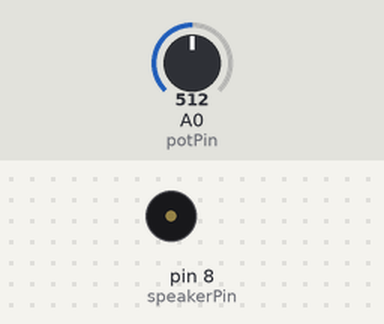
Simulated run of this sketch. Board: Arduino Uno, built with avr-gcc and run on an emulated ATmega328P. On the bench: buzzer (waves = sounding). The test bench sets the inputs (shaded band); at power-on: A0 (potPin) = 512.

Above: at 18.0 s.
18.1 s: A0 (potPin) set to 716
At 22.7 s:
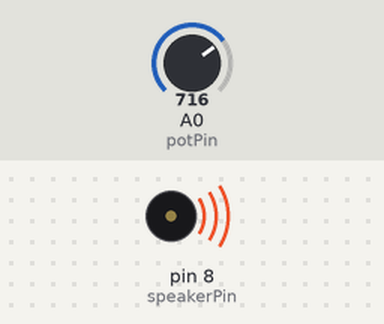
32.1 s: A0 (potPin) set to 1023
45.7 s: A0 (potPin) set to 900
59.3 s: A0 (potPin) set to 122
Timing chart, 0 to 73.9 s (numbered marks = the images above; inputs shaded):
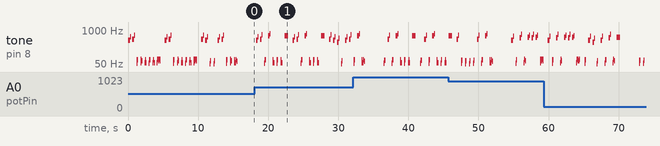

Measured:
- by itself, tone on pin 8 (speakerPin): plays 402 Hz for 0.24 s, 559 Hz for 0.04 s, 451 Hz for 0.24 s, 643 Hz for 0.04 s, 54 Hz for 0.04 s, 73 Hz for 0.20 s … (68 notes in this stretch)

The sketch:

code.ino
```cpp
#include "pitches.h"

const int potPin = A0;
const int speakerPin = 8;

int melody[] = {
  NOTE_G4, NOTE_A4, NOTE_B4, NOTE_D5, NOTE_C5, NOTE_B4, NOTE_C5, NOTE_D5,
  NOTE_G4, NOTE_A4, NOTE_B4, NOTE_D5, NOTE_C5, NOTE_B4, NOTE_C5, NOTE_D5,
  NOTE_A4, NOTE_G4, NOTE_E4, NOTE_F4, NOTE_G4, NOTE_A4, NOTE_B4, NOTE_D5, NOTE_C5
};

int noteDurations[] = {
  4, 4, 4, 4, 4, 4, 4, 2,
  4, 4, 4, 4, 4, 4, 4, 2,
  4, 4, 4, 4, 4, 4, 4, 4, 2
};

void setup() {
  pinMode(speakerPin, OUTPUT);
  Serial.begin(9600);
}

void loop() {
  int potValue = analogRead(potPin);
  int volume = map(potValue, 0, 1023, 0, 255);

  for (int thisNote = 0; thisNote < sizeof(melody)/sizeof(melody[0]); thisNote++) {
    int noteDuration = 1000 / noteDurations[thisNote];
    int noteFrequency = melody[thisNote];
    playNoteWithVolume(speakerPin, noteFrequency, noteDuration, volume);
    delay(noteDuration * 1.30);
  }

  delay(2000);
}

void playNoteWithVolume(int pin, int frequency, int duration, int volume) {
  int period = 1000000 / frequency;
  int pulse = period / 2;
  long endTime = millis() + duration;

  while (millis() < endTime) {
    digitalWrite(pin, HIGH);
    delayMicroseconds(pulse * volume / 255);
    digitalWrite(pin, LOW);
    delayMicroseconds(period - pulse * volume / 255);
  }
}
```
